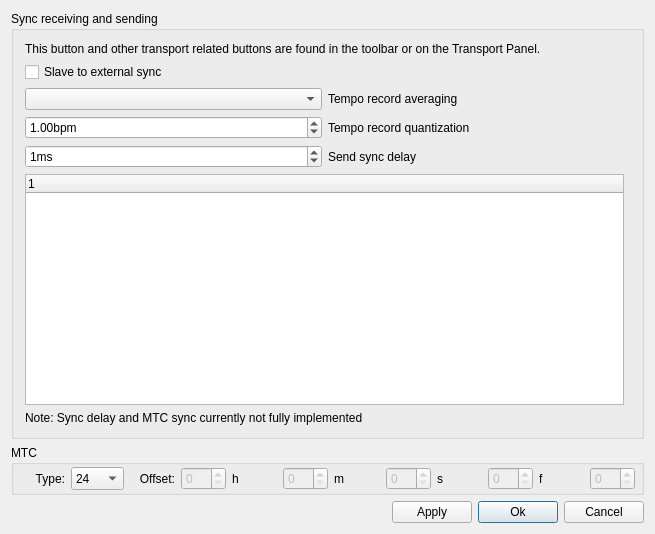
<?xml version="1.0" encoding="UTF-8"?>
<ui version="4.0">
 <author>werner schweer</author>
 <comment>midi sync
configuration dialog</comment>
 <class>MidiSyncConfigBase</class>
 <widget class="QDialog" name="MidiSyncConfigBase">
  <property name="geometry">
   <rect>
    <x>0</x>
    <y>0</y>
    <width>655</width>
    <height>534</height>
   </rect>
  </property>
  <property name="windowTitle">
   <string>MusE: Midi Sync</string>
  </property>
  <layout class="QGridLayout">
   <item row="2" column="0">
    <layout class="QHBoxLayout">
     <property name="spacing">
      <number>6</number>
     </property>
     <property name="leftMargin">
      <number>0</number>
     </property>
     <property name="topMargin">
      <number>0</number>
     </property>
     <property name="rightMargin">
      <number>0</number>
     </property>
     <property name="bottomMargin">
      <number>0</number>
     </property>
     <item>
      <spacer name="Spacer1_2">
       <property name="orientation">
        <enum>Qt::Horizontal</enum>
       </property>
       <property name="sizeType">
        <enum>QSizePolicy::Expanding</enum>
       </property>
       <property name="sizeHint" stdset="0">
        <size>
         <width>20</width>
         <height>20</height>
        </size>
       </property>
      </spacer>
     </item>
     <item>
      <widget class="QPushButton" name="applyButton">
       <property name="text">
        <string>Apply</string>
       </property>
      </widget>
     </item>
     <item>
      <widget class="QPushButton" name="okButton">
       <property name="text">
        <string>Ok</string>
       </property>
       <property name="default">
        <bool>true</bool>
       </property>
      </widget>
     </item>
     <item>
      <widget class="QPushButton" name="cancelButton">
       <property name="text">
        <string>Cancel</string>
       </property>
      </widget>
     </item>
    </layout>
   </item>
   <item row="1" column="0">
    <widget class="QGroupBox" name="GroupBox13">
     <property name="enabled">
      <bool>true</bool>
     </property>
     <property name="title">
      <string>MTC</string>
     </property>
     <layout class="QVBoxLayout">
      <property name="spacing">
       <number>6</number>
      </property>
      <property name="leftMargin">
       <number>6</number>
      </property>
      <property name="topMargin">
       <number>2</number>
      </property>
      <property name="rightMargin">
       <number>6</number>
      </property>
      <property name="bottomMargin">
       <number>2</number>
      </property>
      <item>
       <layout class="QHBoxLayout">
        <item>
         <widget class="QLabel" name="textLabel2">
          <property name="text">
           <string>Type:</string>
          </property>
          <property name="alignment">
           <set>Qt::AlignRight|Qt::AlignTrailing|Qt::AlignVCenter</set>
          </property>
          <property name="wordWrap">
           <bool>false</bool>
          </property>
         </widget>
        </item>
        <item>
         <widget class="QComboBox" name="mtcSyncType">
          <property name="sizePolicy">
           <sizepolicy hsizetype="Minimum" vsizetype="Minimum">
            <horstretch>0</horstretch>
            <verstretch>0</verstretch>
           </sizepolicy>
          </property>
          <item>
           <property name="text">
            <string>24</string>
           </property>
          </item>
          <item>
           <property name="text">
            <string>25</string>
           </property>
          </item>
          <item>
           <property name="text">
            <string>30D</string>
           </property>
          </item>
          <item>
           <property name="text">
            <string>30N</string>
           </property>
          </item>
         </widget>
        </item>
        <item>
         <widget class="QLabel" name="textLabel1">
          <property name="text">
           <string>Offset:</string>
          </property>
          <property name="alignment">
           <set>Qt::AlignRight|Qt::AlignTrailing|Qt::AlignVCenter</set>
          </property>
          <property name="wordWrap">
           <bool>false</bool>
          </property>
         </widget>
        </item>
        <item>
         <widget class="QSpinBox" name="mtcOffH">
          <property name="enabled">
           <bool>false</bool>
          </property>
          <property name="toolTip">
           <string>hour</string>
          </property>
          <property name="maximum">
           <number>23</number>
          </property>
         </widget>
        </item>
        <item>
         <widget class="QLabel" name="TextLabel2">
          <property name="text">
           <string>h</string>
          </property>
          <property name="wordWrap">
           <bool>false</bool>
          </property>
         </widget>
        </item>
        <item>
         <widget class="QSpinBox" name="mtcOffM">
          <property name="enabled">
           <bool>false</bool>
          </property>
          <property name="toolTip">
           <string>minute</string>
          </property>
          <property name="maximum">
           <number>59</number>
          </property>
         </widget>
        </item>
        <item>
         <widget class="QLabel" name="TextLabel3">
          <property name="text">
           <string>m</string>
          </property>
          <property name="wordWrap">
           <bool>false</bool>
          </property>
         </widget>
        </item>
        <item>
         <widget class="QSpinBox" name="mtcOffS">
          <property name="enabled">
           <bool>false</bool>
          </property>
          <property name="toolTip">
           <string>second</string>
          </property>
          <property name="maximum">
           <number>59</number>
          </property>
         </widget>
        </item>
        <item>
         <widget class="QLabel" name="TextLabel4">
          <property name="text">
           <string>s</string>
          </property>
          <property name="wordWrap">
           <bool>false</bool>
          </property>
         </widget>
        </item>
        <item>
         <widget class="QSpinBox" name="mtcOffF">
          <property name="enabled">
           <bool>false</bool>
          </property>
          <property name="toolTip">
           <string>frame</string>
          </property>
          <property name="maximum">
           <number>30</number>
          </property>
         </widget>
        </item>
        <item>
         <widget class="QLabel" name="TextLabel5">
          <property name="text">
           <string>f</string>
          </property>
          <property name="wordWrap">
           <bool>false</bool>
          </property>
         </widget>
        </item>
        <item>
         <widget class="QSpinBox" name="mtcOffSf">
          <property name="enabled">
           <bool>false</bool>
          </property>
          <property name="toolTip">
           <string>subframe</string>
          </property>
         </widget>
        </item>
       </layout>
      </item>
     </layout>
    </widget>
   </item>
   <item row="0" column="0">
    <widget class="QGroupBox" name="syncGen">
     <property name="title">
      <string>Sync receiving and sending</string>
     </property>
     <layout class="QGridLayout">
      <item row="0" column="0">
       <widget class="QLabel" name="label">
        <property name="text">
         <string>This button and other transport related buttons are found in the toolbar or on the Transport Panel.</string>
        </property>
       </widget>
      </item>
      <item row="4" column="0">
       <layout class="QHBoxLayout">
        <item>
         <widget class="QSpinBox" name="syncDelaySpinBox">
          <property name="toolTip">
           <string>Send start to first clock delay</string>
          </property>
          <property name="whatsThis">
           <string>Allows 'slow sync' devices time
 to synchronize to MusE. This value is the
 delay from sending start to sending
 the first clock.</string>
          </property>
          <property name="suffix">
           <string>ms</string>
          </property>
          <property name="minimum">
           <number>0</number>
          </property>
          <property name="maximum">
           <number>60000</number>
          </property>
          <property name="singleStep">
           <number>1</number>
          </property>
          <property name="value">
           <number>1</number>
          </property>
         </widget>
        </item>
        <item>
         <widget class="QLabel" name="syncDelayLabel">
          <property name="text">
           <string>Send sync delay</string>
          </property>
          <property name="alignment">
           <set>Qt::AlignLeading|Qt::AlignLeft|Qt::AlignVCenter</set>
          </property>
          <property name="wordWrap">
           <bool>false</bool>
          </property>
         </widget>
        </item>
       </layout>
      </item>
      <item row="5" column="0">
       <widget class="QTreeWidget" name="devicesListView">
        <column>
         <property name="text">
          <string notr="true">1</string>
         </property>
        </column>
       </widget>
      </item>
      <item row="1" column="0" colspan="2">
       <widget class="QCheckBox" name="extSyncCheckbox">
        <property name="enabled">
         <bool>true</bool>
        </property>
        <property name="toolTip">
         <string>Control MusE timing by external midi clock or MTC sync</string>
        </property>
        <property name="whatsThis">
         <string>When in slave mode, tempo is
 controlled externally.
MusE can sync to midi clock, or MTC quarter frame sync. 
Enabled inputs in the list will
 be in effect (RMC, RMMC, RMTC).</string>
        </property>
        <property name="text">
         <string>Slave to external sync</string>
        </property>
        <property name="checked">
         <bool>false</bool>
        </property>
       </widget>
      </item>
      <item row="3" column="0">
       <layout class="QHBoxLayout">
        <item>
         <widget class="QDoubleSpinBox" name="syncRecTempoValQuant">
          <property name="toolTip">
           <string/>
          </property>
          <property name="whatsThis">
           <string/>
          </property>
          <property name="suffix">
           <string>bpm</string>
          </property>
          <property name="minimum">
           <double>0.000000000000000</double>
          </property>
          <property name="maximum">
           <double>100.000000000000000</double>
          </property>
          <property name="singleStep">
           <double>0.010000000000000</double>
          </property>
          <property name="value">
           <double>1.000000000000000</double>
          </property>
         </widget>
        </item>
        <item>
         <widget class="QLabel" name="syncRecTempoValQuantLabel">
          <property name="text">
           <string>Tempo record quantization</string>
          </property>
          <property name="alignment">
           <set>Qt::AlignLeading|Qt::AlignLeft|Qt::AlignVCenter</set>
          </property>
          <property name="wordWrap">
           <bool>false</bool>
          </property>
         </widget>
        </item>
       </layout>
      </item>
      <item row="2" column="0">
       <layout class="QHBoxLayout">
        <item>
         <widget class="QComboBox" name="syncRecFilterPreset">
          <property name="toolTip">
           <string>Averaging applied to recorded external tempo changes.</string>
          </property>
          <property name="whatsThis">
           <string>External midi clock can be very jittery.
Tempo is derived from it and recorded.
It is usually desirable to average it and 
 limit the number of recorded changes.

Tiny: 2 section 4/4 = 8 stages.
1/8T note averaging, may produce jitter.

Small: 3 section 12/8/4 = 24 stages.
1/4 note averaging, may still produce jitter.

Medium: 3 section 28/12/8 = 48 stages.
1/2 note averaging. Less jitter.

Large: 4 section 48/48/48/48 = 192 stages.
Use this if the song has only one tempo.
Very low quantization values can be used. 

Large pre-detect: 4 section 8/48/48/48 = 152
 stages + first stage large step pre-detector.
Use this if you expect sudden large tempo steps.

None: Use only if high accuracy is needed for 
 audio alignment on playback. Caution: Records 
 thousands of tempo changes per minute. MusE 
 may slow and the song file will be large.</string>
          </property>
         </widget>
        </item>
        <item>
         <widget class="QLabel" name="syncRecFilterLabel">
          <property name="text">
           <string>Tempo record averaging</string>
          </property>
          <property name="alignment">
           <set>Qt::AlignLeading|Qt::AlignLeft|Qt::AlignVCenter</set>
          </property>
          <property name="wordWrap">
           <bool>false</bool>
          </property>
         </widget>
        </item>
       </layout>
      </item>
      <item row="6" column="0">
       <widget class="QLabel" name="toBeDoneLabel">
        <property name="text">
         <string>Note: Sync delay and MTC sync currently not fully implemented</string>
        </property>
        <property name="alignment">
         <set>Qt::AlignLeading|Qt::AlignLeft|Qt::AlignVCenter</set>
        </property>
        <property name="wordWrap">
         <bool>false</bool>
        </property>
       </widget>
      </item>
     </layout>
    </widget>
   </item>
  </layout>
 </widget>
 <layoutdefault spacing="6" margin="11"/>
 <tabstops>
  <tabstop>mtcOffH</tabstop>
  <tabstop>mtcOffM</tabstop>
  <tabstop>mtcOffS</tabstop>
  <tabstop>mtcOffF</tabstop>
  <tabstop>mtcOffSf</tabstop>
  <tabstop>applyButton</tabstop>
  <tabstop>okButton</tabstop>
  <tabstop>cancelButton</tabstop>
 </tabstops>
 <resources/>
 <connections/>
</ui>
